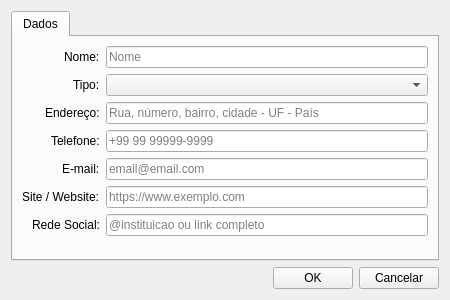
<?xml version="1.0" encoding="UTF-8"?>
<ui version="4.0">
 <class>InstitutionFacilityEditView</class>
 <widget class="QDialog" name="InstitutionFacilityEditView">
  <property name="geometry">
   <rect>
    <x>0</x>
    <y>0</y>
    <width>450</width>
    <height>300</height>
   </rect>
  </property>
  <property name="windowTitle">
   <string>Plataforma T-TEA - Instituição / Estabelecimento de Saúde</string>
  </property>
  <property name="windowIcon">
   <iconset resource="../resources.qrc">
    <normaloff>:/icons/system/appicon</normaloff>:/icons/system/appicon</iconset>
  </property>
  <property name="modal">
   <bool>true</bool>
  </property>
  <layout class="QVBoxLayout" name="main_layout">
   <item>
    <widget class="QTabWidget" name="tab_institution">
     <property name="currentIndex">
      <number>0</number>
     </property>
     <widget class="QWidget" name="tab_data">
      <attribute name="title">
       <string>Dados</string>
      </attribute>
      <layout class="QFormLayout" name="details_layout">
       <property name="labelAlignment">
        <set>Qt::AlignmentFlag::AlignRight|Qt::AlignmentFlag::AlignTrailing|Qt::AlignmentFlag::AlignVCenter</set>
       </property>
       <item row="0" column="0">
        <widget class="QLabel" name="lbl_name">
         <property name="text">
          <string>Nome:</string>
         </property>
        </widget>
       </item>
       <item row="0" column="1">
        <widget class="QLineEdit" name="led_name">
         <property name="placeholderText">
          <string>Nome</string>
         </property>
        </widget>
       </item>
       <item row="1" column="0">
        <widget class="QLabel" name="lbl_type">
         <property name="text">
          <string>Tipo:</string>
         </property>
        </widget>
       </item>
       <item row="1" column="1">
        <widget class="QComboBox" name="cbx_type">
         <property name="currentIndex">
          <number>-1</number>
         </property>
        </widget>
       </item>
       <item row="2" column="0">
        <widget class="QLabel" name="lbl_address">
         <property name="text">
          <string>Endereço:</string>
         </property>
        </widget>
       </item>
       <item row="2" column="1">
        <widget class="QLineEdit" name="led_address">
         <property name="placeholderText">
          <string>Rua, número, bairro, cidade - UF - País</string>
         </property>
         <property name="clearButtonEnabled">
          <bool>true</bool>
         </property>
        </widget>
       </item>
       <item row="3" column="0">
        <widget class="QLabel" name="lbl_phone">
         <property name="text">
          <string>Telefone:</string>
         </property>
        </widget>
       </item>
       <item row="3" column="1">
        <widget class="QLineEdit" name="led_phone">
         <property name="toolTip">
          <string>Digite o número com código do país (ex: +55 para Brasil)</string>
         </property>
         <property name="placeholderText">
          <string>+99 99 99999-9999</string>
         </property>
         <property name="clearButtonEnabled">
          <bool>true</bool>
         </property>
        </widget>
       </item>
       <item row="4" column="0">
        <widget class="QLabel" name="lbl_email">
         <property name="text">
          <string>E-mail:</string>
         </property>
        </widget>
       </item>
       <item row="4" column="1">
        <widget class="QLineEdit" name="led_email">
         <property name="placeholderText">
          <string>email@email.com</string>
         </property>
         <property name="clearButtonEnabled">
          <bool>true</bool>
         </property>
        </widget>
       </item>
       <item row="5" column="0">
        <widget class="QLabel" name="lbl_website">
         <property name="text">
          <string>Site / Website:</string>
         </property>
        </widget>
       </item>
       <item row="5" column="1">
        <widget class="QLineEdit" name="led_website">
         <property name="placeholderText">
          <string>https://www.exemplo.com</string>
         </property>
         <property name="clearButtonEnabled">
          <bool>true</bool>
         </property>
        </widget>
       </item>
       <item row="6" column="0">
        <widget class="QLabel" name="lbl_social_network">
         <property name="text">
          <string>Rede Social:</string>
         </property>
        </widget>
       </item>
       <item row="6" column="1">
        <widget class="QLineEdit" name="led_social_network">
         <property name="placeholderText">
          <string>@instituicao ou link completo</string>
         </property>
         <property name="clearButtonEnabled">
          <bool>true</bool>
         </property>
        </widget>
       </item>
      </layout>
     </widget>
    </widget>
   </item>
   <item>
    <layout class="QHBoxLayout" name="lay_button" stretch="0,0,0">
     <item>
      <spacer name="hs_button">
       <property name="orientation">
        <enum>Qt::Orientation::Horizontal</enum>
       </property>
       <property name="sizeHint" stdset="0">
        <size>
         <width>40</width>
         <height>20</height>
        </size>
       </property>
      </spacer>
     </item>
     <item>
      <widget class="QPushButton" name="pb_ok">
       <property name="sizePolicy">
        <sizepolicy hsizetype="Fixed" vsizetype="Fixed">
         <horstretch>0</horstretch>
         <verstretch>0</verstretch>
        </sizepolicy>
       </property>
       <property name="toolTip">
        <string>Gravar operação corrente</string>
       </property>
       <property name="locale">
        <locale language="Portuguese" country="Brazil"/>
       </property>
       <property name="text">
        <string>OK</string>
       </property>
       <property name="icon">
        <iconset resource="../resources.qrc">
         <normaloff>:/icons/ui/buttons/okicon</normaloff>:/icons/ui/buttons/okicon</iconset>
       </property>
       <property name="autoDefault">
        <bool>false</bool>
       </property>
      </widget>
     </item>
     <item>
      <widget class="QPushButton" name="pb_cancel">
       <property name="sizePolicy">
        <sizepolicy hsizetype="Fixed" vsizetype="Fixed">
         <horstretch>0</horstretch>
         <verstretch>0</verstretch>
        </sizepolicy>
       </property>
       <property name="toolTip">
        <string>Cancelar operação corrente</string>
       </property>
       <property name="text">
        <string>Cancelar</string>
       </property>
       <property name="icon">
        <iconset resource="../resources.qrc">
         <normaloff>:/icons/ui/buttons/cancelicon</normaloff>:/icons/ui/buttons/cancelicon</iconset>
       </property>
       <property name="autoDefault">
        <bool>false</bool>
       </property>
      </widget>
     </item>
    </layout>
   </item>
  </layout>
 </widget>
 <resources>
  <include location="../resources.qrc"/>
 </resources>
 <connections/>
</ui>
